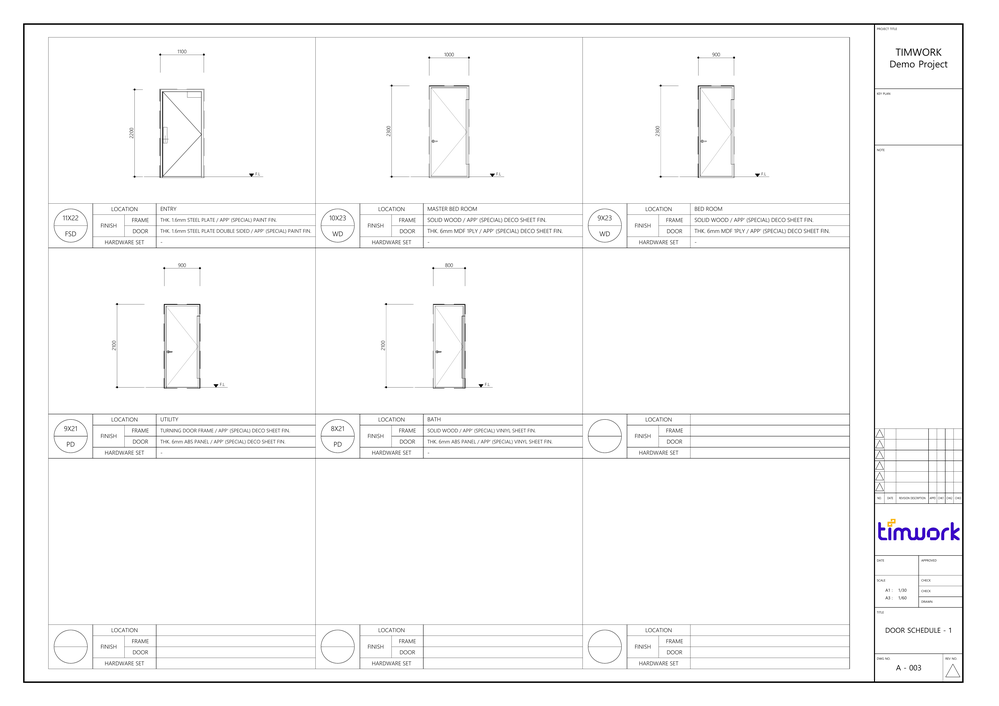
#> input picture input/first_upload/1904c01649e38bfc79d24b17265fb5e6948c3984c3a4aa0e9969984749ba6026.png, 999 x 706 px, shrunk from 4963 x 3509 before the run; its folder holds only this picture in this run
$ jupyter execute --allow-errors vq_experiment.ipynb.ipynb
#> lines starting #> are read from the running program, lines starting #| are printed output that depends on the picture
[cell 1]
import os
import glob
import cv2
import numpy as np
from sklearn.cluster import MiniBatchKMeans
from sklearn.metrics.pairwise import cosine_similarity
import warnings
import matplotlib.pyplot as plt

warnings.filterwarnings('ignore', category=UserWarning)

class VQAnalyzer:

    def __init__(self, n_clusters=64, patch_size=16):

        self.n_clusters = n_clusters
        self.patch_size = patch_size
        self.kmeans = MiniBatchKMeans(n_clusters=self.n_clusters, random_state=42, batch_size=256)
        self.codebook = None

    def _extract_patches(self, img_path):
        img = cv2.imread(img_path, cv2.IMREAD_GRAYSCALE)
        if img is None: return []

        h, w = img.shape
        patches = []
        for i in range(0, h - self.patch_size, self.patch_size):
            for j in range(0, w - self.patch_size, self.patch_size):
                patch = img[i:i+self.patch_size, j:j+self.patch_size]
                patches.append(patch.flatten())
        return patches

    def fit(self, all_image_paths):
        print(f"--- 코드북 학습 시작 (K={self.n_clusters}) ---")
        all_patches = []
        for img_path in all_image_paths:
            all_patches.extend(self._extract_patches(img_path))
#> after the loop in _extract_patches, `for i in range(0, h - self.patch_size, self.patch_size):`: patches = 2728 items

        if not all_patches:
            print("[에러] 이미지를 처리할 수 없어 코드북 학습 실패.")
            return

        self.kmeans.fit(np.array(all_patches))
        self.codebook = self.kmeans.cluster_centers_
        print("--- 코드북 학습 완료 ---")

    def transform_to_bovw(self, img_path):
        if self.codebook is None:
            raise Exception("코드북이 학습되지 않았습니다. 먼저 .fit() 메서드를 실행하세요.")

        patches = self._extract_patches(img_path)
        if not patches:
            return np.zeros(self.n_clusters)

        visual_words = self.kmeans.predict(np.array(patches))

        histogram, _ = np.histogram(visual_words, bins=np.arange(self.n_clusters + 1))

        histogram = histogram.astype(float)
        if np.sum(histogram) > 0:
            histogram /= np.linalg.norm(histogram)

        return histogram

    def visualize_codebook(self):
        """학습된 코드북(시각 단어집)을 시각화한다."""
        if self.codebook is None:
            print("코드북이 학습되지 않았습니다.")
            return

        print("\n--- 학습된 코드북(시각 단어집) 시각화 ---")
        grid_size = int(np.ceil(np.sqrt(self.n_clusters)))
        fig, axes = plt.subplots(grid_size, grid_size, figsize=(8, 8))
        fig.suptitle(f'Learned Visual Vocabulary (K={self.n_clusters})', fontsize=16)

        for i, ax in enumerate(axes.flat):
            if i < len(self.codebook):
                visual_word = self.codebook[i].reshape(self.patch_size, self.patch_size)
                ax.imshow(visual_word, cmap='gray')
                ax.set_title(f'Word {i}')
            ax.axis('off')

        plt.tight_layout(rect=[0, 0.03, 1, 0.95])
        plt.show()
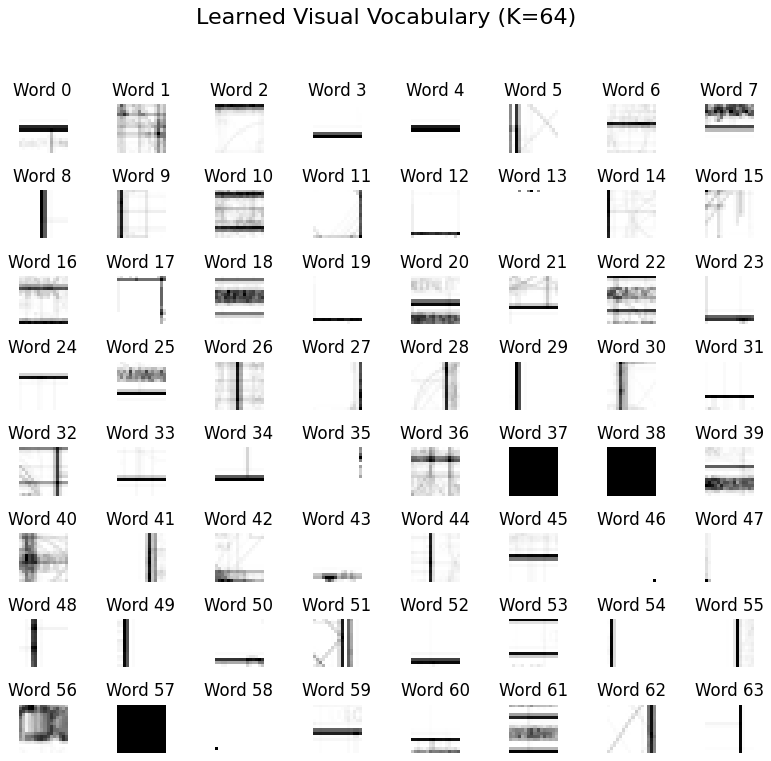
#> figure drawn by matplotlib, 64 panels

#> (the rest of this cell did not finish here and is left out)

#> in transform_to_bovw, `visual_words = self.kmeans.predict(np.array(patches))`: visual_words = 2728 values, max 63 at index 205, min 0 at index 116, mean 31.62
#> in transform_to_bovw, `histogram, _ = np.histogram(visual_words, bins=np.arange(self.n_cluste..`: histogram = 64 values, max 1295 at index 37, min 0 at index 38, mean 42.62
#> in transform_to_bovw, `histogram /= np.linalg.norm(histogram)`: histogram = 64 values, max 0.983 at index 37, min 0 at index 38, mean 0.0324
#> `v1_bovw = [vq_analyzer.transform_to_bovw(f) for f in v1_files]`: v1_bovw = 1 item
    v2_bovw = [vq_analyzer.transform_to_bovw(f) for f in v2_files]

    similarity_matrix = cosine_similarity(v2_bovw, v1_bovw)

    print("\n--- VQ 기반 매칭 결과 ---")
    threshold = 0.95
    for i, scores in enumerate(similarity_matrix):
        best_match_idx = np.argmax(scores)
        score = scores[best_match_idx]

        print(f"v2 '{os.path.basename(v2_files[i])[:10]}...' vs v1 '{os.path.basename(v1_files[best_match_idx])[:10]}...' -> Score: {score:.4f}")

[cell 2]
import matplotlib.pyplot as plt

print("\n--- 학습된 코드북(시각 단어집) 시각화 ---")

codebook = vq_analyzer.codebook
patch_size = vq_analyzer.patch_size
n_clusters = vq_analyzer.n_clusters
grid_size = int(np.sqrt(n_clusters))
fig, axes = plt.subplots(grid_size, grid_size, figsize=(8, 8))
fig.suptitle(f'Learned Visual Vocabulary (K={n_clusters})', fontsize=16)

for i, ax in enumerate(axes.flat):
    if i < len(codebook):
        visual_word = codebook[i].reshape(patch_size, patch_size)

        ax.imshow(visual_word, cmap='gray')
        ax.set_title(f'Word {i}')

    ax.axis('off')

plt.tight_layout(rect=[0, 0.03, 1, 0.95])
plt.show()
